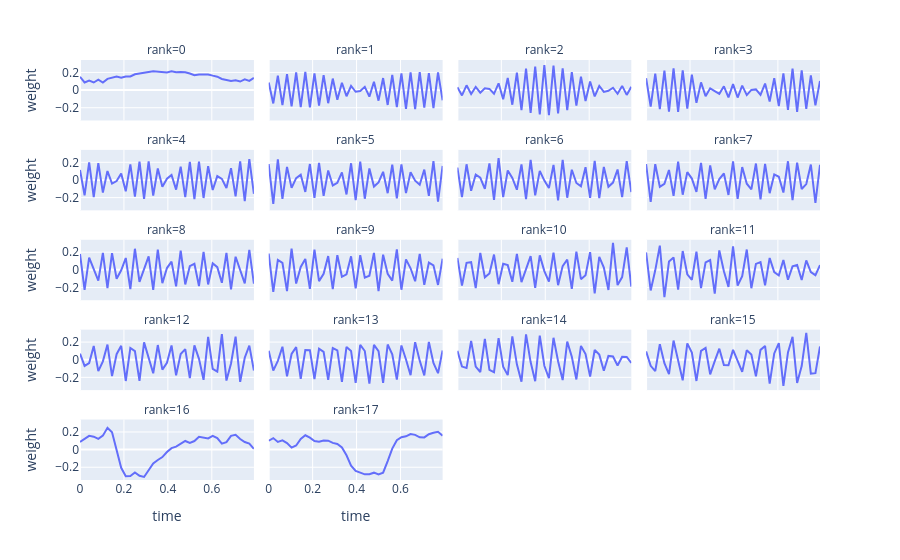

Source (notebook cell):
### Code cell
from mne.viz import plot_topomap
from plotly.tools import mpl_to_plotly

# TODO spatial weights
df = pd.DataFrame(tl.to_numpy(hoda.weights_[1]))
df['time'] = epochs.times
df = df.melt(id_vars=['time'], var_name='rank', value_name='weight')
px.line(df, x='time', y='weight', facet_col='rank', facet_col_wrap=4)

### Figure 1 — Plotly figure (JSON) as saved in the notebook; plotly's stock layout.template omitted (floating-point values rounded to 4 significant figures)
{"data": [{"hovertemplate": "rank=0<br>time=%{x}<br>weight=%{y}<extra></extra>", "legendgroup": "", "line": {"color": "#636efa", "dash": "solid"}, "marker": {"symbol": "circle"}, "mode": "lines", "name": "", "orientation": "v", "showlegend": false, "type": "scatter", "x": [0, 0.02083, 0.04167, 0.0625, 0.08333, 0.1042, 0.125, 0.1458, 0.1667, 0.1875, 0.2083, 0.2292, 0.25, 0.2708, 0.2917, 0.3125, 0.3333, 0.3542, 0.375, 0.3958, 0.4167, 0.4375, 0.4583, 0.4792, 0.5, 0.5208, 0.5417, 0.5625, 0.5833, 0.6042, 0.625, 0.6458, 0.6667, 0.6875, 0.7083, 0.7292, 0.75, 0.7708, 0.7917], "xaxis": "x17", "y": [0.1508, 0.0869, 0.108, 0.086, 0.1174, 0.08586, 0.1271, 0.1365, 0.1525, 0.1403, 0.1538, 0.1546, 0.1795, 0.1877, 0.1931, 0.205, 0.214, 0.2075, 0.2042, 0.2007, 0.2143, 0.2034, 0.2054, 0.2026, 0.1878, 0.1695, 0.1778, 0.1795, 0.1773, 0.1637, 0.1523, 0.1262, 0.1165, 0.1021, 0.1119, 0.09699, 0.1217, 0.1042, 0.1388], "yaxis": "y17"}, {"hovertemplate": "rank=1<br>time=%{x}<br>weight=%{y}<extra></extra>", "legendgroup": "", "line": {"color": "#636efa", "dash": "solid"}, "marker": {"symbol": "circle"}, "mode": "lines", "name": "", "orientation": "v", "showlegend": false, "type": "scatter", "x": [0, 0.02083, 0.04167, 0.0625, 0.08333, 0.1042, 0.125, 0.1458, 0.1667, 0.1875, 0.2083, 0.2292, 0.25, 0.2708, 0.2917, 0.3125, 0.3333, 0.3542, 0.375, 0.3958, 0.4167, 0.4375, 0.4583, 0.4792, 0.5, 0.5208, 0.5417, 0.5625, 0.5833, 0.6042, 0.625, 0.6458, 0.6667, 0.6875, 0.7083, 0.7292, 0.75, 0.7708, 0.7917], "xaxis": "x18", "y": [0.08585, -0.1512, 0.1645, -0.1712, 0.1816, -0.1846, 0.1995, -0.1943, 0.2059, -0.1947, 0.1901, -0.1746, 0.1704, -0.1487, 0.1304, -0.1103, 0.08264, -0.07025, 0.04647, -0.01894, -0.01073, 0.03639, -0.07384, 0.09447, -0.1198, 0.1363, -0.1686, 0.1721, -0.1934, 0.1907, -0.2117, 0.2017, -0.2164, 0.2042, -0.2001, 0.1922, -0.2051, 0.2004, -0.1163], "yaxis": "y18"}, {"hovertemplate": "rank=2<br>time=%{x}<br>weight=%{y}<extra></extra>", "legendgroup": "", "line": {"color": "#636efa", "dash": "solid"}, "marker": {"symbol": "circle"}, "mode": "lines", "name": "", "orientation": "v", "showlegend": false, "type": "scatter", "x": [0, 0.02083, 0.04167, 0.0625, 0.08333, 0.1042, 0.125, 0.1458, 0.1667, 0.1875, 0.2083, 0.2292, 0.25, 0.2708, 0.2917, 0.3125, 0.3333, 0.3542, 0.375, 0.3958, 0.4167, 0.4375, 0.4583, 0.4792, 0.5, 0.5208, 0.5417, 0.5625, 0.5833, 0.6042, 0.625, 0.6458, 0.6667, 0.6875, 0.7083, 0.7292, 0.75, 0.7708, 0.7917], "xaxis": "x19", "y": [0.03313, -0.06093, 0.05383, -0.04409, 0.03576, -0.02936, 0.01997, 0.01327, -0.04206, 0.07659, -0.103, 0.1371, -0.1659, 0.1975, -0.2284, 0.2448, -0.2589, 0.2675, -0.2762, 0.2834, -0.2856, 0.2767, -0.2642, 0.2465, -0.226, 0.2036, -0.1761, 0.1516, -0.123, 0.09738, -0.07214, 0.04638, -0.02048, -0.007496, 0.0264, -0.04197, 0.04751, -0.05474, 0.03663], "yaxis": "y19"}, {"hovertemplate": "rank=3<br>time=%{x}<br>weight=%{y}<extra></extra>", "legendgroup": "", "line": {"color": "#636efa", "dash": "solid"}, "marker": {"symbol": "circle"}, "mode": "lines", "name": "", "orientation": "v", "showlegend": false, "type": "scatter", "x": [0, 0.02083, 0.04167, 0.0625, 0.08333, 0.1042, 0.125, 0.1458, 0.1667, 0.1875, 0.2083, 0.2292, 0.25, 0.2708, 0.2917, 0.3125, 0.3333, 0.3542, 0.375, 0.3958, 0.4167, 0.4375, 0.4583, 0.4792, 0.5, 0.5208, 0.5417, 0.5625, 0.5833, 0.6042, 0.625, 0.6458, 0.6667, 0.6875, 0.7083, 0.7292, 0.75, 0.7708, 0.7917], "xaxis": "x20", "y": [0.1342, -0.1878, 0.187, -0.2149, 0.2211, -0.2444, 0.2467, -0.2471, 0.2225, -0.2102, 0.1759, -0.1447, 0.08666, -0.06904, 0.02013, -0.01291, -0.04169, 0.04331, -0.08329, 0.06787, -0.08456, 0.04988, -0.05648, 0.002163, 0.007779, -0.0539, 0.07453, -0.1299, 0.136, -0.1815, 0.1894, -0.225, 0.243, -0.2478, 0.2241, -0.2131, 0.1675, -0.174, 0.1042], "yaxis": "y20"}, {"hovertemplate": "rank=4<br>time=%{x}<br>weight=%{y}<extra></extra>", "legendgroup": "", "line": {"color": "#636efa", "dash": "solid"}, "marker": {"symbol": "circle"}, "mode": "lines", "name": "", "orientation": "v", "showlegend": false, "type": "scatter", "x": [0, 0.02083, 0.04167, 0.0625, 0.08333, 0.1042, 0.125, 0.1458, 0.1667, 0.1875, 0.2083, 0.2292, 0.25, 0.2708, 0.2917, 0.3125, 0.3333, 0.3542, 0.375, 0.3958, 0.4167, 0.4375, 0.4583, 0.4792, 0.5, 0.5208, 0.5417, 0.5625, 0.5833, 0.6042, 0.625, 0.6458, 0.6667, 0.6875, 0.7083, 0.7292, 0.75, 0.7708, 0.7917], "xaxis": "x13", "y": [0.1141, -0.1752, 0.2003, -0.1944, 0.1917, -0.1428, 0.1019, -0.04067, -0.01247, 0.07403, -0.129, 0.176, -0.19, 0.2087, -0.2141, 0.2094, -0.1761, 0.1297, -0.07571, 0.01412, 0.05589, -0.109, 0.1502, -0.1955, 0.204, -0.2184, 0.2078, -0.2044, 0.1569, -0.1133, 0.0442, 0.01229, -0.09068, 0.1342, -0.1869, 0.2101, -0.2396, 0.2363, -0.1575], "yaxis": "y13"}, {"hovertemplate": "rank=5<br>time=%{x}<br>weight=%{y}<extra></extra>", "legendgroup": "", "line": {"color": "#636efa", "dash": "solid"}, "marker": {"symbol": "circle"}, "mode": "lines", "name": "", "orientation": "v", "showlegend": false, "type": "scatter", "x": [0, 0.02083, 0.04167, 0.0625, 0.08333, 0.1042, 0.125, 0.1458, 0.1667, 0.1875, 0.2083, 0.2292, 0.25, 0.2708, 0.2917, 0.3125, 0.3333, 0.3542, 0.375, 0.3958, 0.4167, 0.4375, 0.4583, 0.4792, 0.5, 0.5208, 0.5417, 0.5625, 0.5833, 0.6042, 0.625, 0.6458, 0.6667, 0.6875, 0.7083, 0.7292, 0.75, 0.7708, 0.7917], "xaxis": "x14", "y": [0.1805, -0.2701, 0.234, -0.2142, 0.1477, -0.08956, 0.02058, 0.06004, -0.1359, 0.1808, -0.2043, 0.1946, -0.1803, 0.1074, -0.06236, -0.03169, 0.08533, -0.1644, 0.1893, -0.2298, 0.2079, -0.2127, 0.1297, -0.07511, -0.02827, 0.09267, -0.1498, 0.1727, -0.2075, 0.1764, -0.1494, 0.0876, -0.007865, -0.05397, 0.1181, -0.1809, 0.2141, -0.2446, 0.1591], "yaxis": "y14"}, {"hovertemplate": "rank=6<br>time=%{x}<br>weight=%{y}<extra></extra>", "legendgroup": "", "line": {"color": "#636efa", "dash": "solid"}, "marker": {"symbol": "circle"}, "mode": "lines", "name": "", "orientation": "v", "showlegend": false, "type": "scatter", "x": [0, 0.02083, 0.04167, 0.0625, 0.08333, 0.1042, 0.125, 0.1458, 0.1667, 0.1875, 0.2083, 0.2292, 0.25, 0.2708, 0.2917, 0.3125, 0.3333, 0.3542, 0.375, 0.3958, 0.4167, 0.4375, 0.4583, 0.4792, 0.5, 0.5208, 0.5417, 0.5625, 0.5833, 0.6042, 0.625, 0.6458, 0.6667, 0.6875, 0.7083, 0.7292, 0.75, 0.7708, 0.7917], "xaxis": "x15", "y": [0.1408, -0.1954, 0.1778, -0.1221, 0.06139, 0.02498, -0.1006, 0.1879, -0.2267, 0.2471, -0.1945, 0.1076, 0.02218, -0.1108, 0.1764, -0.2179, 0.2282, -0.1738, 0.1026, -0.007416, -0.09194, 0.1716, -0.2303, 0.2289, -0.2014, 0.116, -0.03431, -0.07114, 0.1444, -0.2036, 0.2154, -0.2056, 0.1469, -0.07695, -0.02977, 0.1184, -0.1949, 0.2137, -0.138], "yaxis": "y15"}, {"hovertemplate": "rank=7<br>time=%{x}<br>weight=%{y}<extra></extra>", "legendgroup": "", "line": {"color": "#636efa", "dash": "solid"}, "marker": {"symbol": "circle"}, "mode": "lines", "name": "", "orientation": "v", "showlegend": false, "type": "scatter", "x": [0, 0.02083, 0.04167, 0.0625, 0.08333, 0.1042, 0.125, 0.1458, 0.1667, 0.1875, 0.2083, 0.2292, 0.25, 0.2708, 0.2917, 0.3125, 0.3333, 0.3542, 0.375, 0.3958, 0.4167, 0.4375, 0.4583, 0.4792, 0.5, 0.5208, 0.5417, 0.5625, 0.5833, 0.6042, 0.625, 0.6458, 0.6667, 0.6875, 0.7083, 0.7292, 0.75, 0.7708, 0.7917], "xaxis": "x16", "y": [0.1801, -0.2489, 0.1789, -0.0789, -0.04326, 0.1133, -0.1802, 0.2067, -0.1672, 0.0884, 0.01574, -0.1356, 0.1944, -0.2147, 0.1638, -0.1064, 0.01073, 0.07333, -0.1696, 0.2116, -0.2155, 0.1467, -0.0427, -0.1074, 0.1864, -0.2209, 0.1813, -0.1503, 0.06311, 0.0363, -0.1421, 0.2121, -0.2274, 0.1961, -0.1023, -0.04675, 0.1753, -0.2608, 0.1722], "yaxis": "y16"}, {"hovertemplate": "rank=8<br>time=%{x}<br>weight=%{y}<extra></extra>", "legendgroup": "", "line": {"color": "#636efa", "dash": "solid"}, "marker": {"symbol": "circle"}, "mode": "lines", "name": "", "orientation": "v", "showlegend": false, "type": "scatter", "x": [0, 0.02083, 0.04167, 0.0625, 0.08333, 0.1042, 0.125, 0.1458, 0.1667, 0.1875, 0.2083, 0.2292, 0.25, 0.2708, 0.2917, 0.3125, 0.3333, 0.3542, 0.375, 0.3958, 0.4167, 0.4375, 0.4583, 0.4792, 0.5, 0.5208, 0.5417, 0.5625, 0.5833, 0.6042, 0.625, 0.6458, 0.6667, 0.6875, 0.7083, 0.7292, 0.75, 0.7708, 0.7917], "xaxis": "x9", "y": [0.1796, -0.2262, 0.1395, 0.004616, -0.1225, 0.1925, -0.2066, 0.1896, -0.1004, -0.004559, 0.1343, -0.2196, 0.239, -0.1366, 0.0002944, 0.1522, -0.228, 0.2293, -0.151, 0.02038, 0.09265, -0.187, 0.2184, -0.1654, 0.04086, 0.06943, -0.1832, 0.203, -0.1656, 0.07365, 0.03051, -0.1472, 0.1918, -0.2224, 0.1483, -0.007039, -0.1528, 0.2272, -0.1573], "yaxis": "y9"}, {"hovertemplate": "rank=9<br>time=%{x}<br>weight=%{y}<extra></extra>", "legendgroup": "", "line": {"color": "#636efa", "dash": "solid"}, "marker": {"symbol": "circle"}, "mode": "lines", "name": "", "orientation": "v", "showlegend": false, "type": "scatter", "x": [0, 0.02083, 0.04167, 0.0625, 0.08333, 0.1042, 0.125, 0.1458, 0.1667, 0.1875, 0.2083, 0.2292, 0.25, 0.2708, 0.2917, 0.3125, 0.3333, 0.3542, 0.375, 0.3958, 0.4167, 0.4375, 0.4583, 0.4792, 0.5, 0.5208, 0.5417, 0.5625, 0.5833, 0.6042, 0.625, 0.6458, 0.6667, 0.6875, 0.7083, 0.7292, 0.75, 0.7708, 0.7917], "xaxis": "x10", "y": [0.1853, -0.2506, 0.112, 0.0792, -0.2416, 0.2397, -0.1559, 0.03233, 0.123, -0.2166, 0.2304, -0.1282, -0.04474, 0.1557, -0.2186, 0.1673, -0.07922, -0.05099, 0.1533, -0.2108, 0.1667, -0.08742, -0.06702, 0.1916, -0.2419, 0.1713, -0.044, -0.1218, 0.2309, -0.2255, 0.1186, 0.01759, -0.1295, 0.1794, -0.1703, 0.08245, 0.05091, -0.1709, 0.1267], "yaxis": "y10"}, {"hovertemplate": "rank=10<br>time=%{x}<br>weight=%{y}<extra></extra>", "legendgroup": "", "line": {"color": "#636efa", "dash": "solid"}, "marker": {"symbol": "circle"}, "mode": "lines", "name": "", "orientation": "v", "showlegend": false, "type": "scatter", "x": [0, 0.02083, 0.04167, 0.0625, 0.08333, 0.1042, 0.125, 0.1458, 0.1667, 0.1875, 0.2083, 0.2292, 0.25, 0.2708, 0.2917, 0.3125, 0.3333, 0.3542, 0.375, 0.3958, 0.4167, 0.4375, 0.4583, 0.4792, 0.5, 0.5208, 0.5417, 0.5625, 0.5833, 0.6042, 0.625, 0.6458, 0.6667, 0.6875, 0.7083, 0.7292, 0.75, 0.7708, 0.7917], "xaxis": "x11", "y": [0.1359, -0.1781, 0.07962, 0.08684, -0.2065, 0.1911, -0.08515, -0.04088, 0.1733, -0.1627, 0.06858, 0.05311, -0.1357, 0.1802, -0.1386, 0.01002, 0.1552, -0.2038, 0.1641, -0.01441, -0.1345, 0.1957, -0.1735, 0.04209, 0.1169, -0.2158, 0.2057, -0.1059, -0.05989, 0.2009, -0.2658, 0.146, 0.02488, -0.2276, 0.3068, -0.1723, -0.08185, 0.2535, -0.1891], "yaxis": "y11"}, {"hovertemplate": "rank=11<br>time=%{x}<br>weight=%{y}<extra></extra>", "legendgroup": "", "line": {"color": "#636efa", "dash": "solid"}, "marker": {"symbol": "circle"}, "mode": "lines", "name": "", "orientation": "v", "showlegend": false, "type": "scatter", "x": [0, 0.02083, 0.04167, 0.0625, 0.08333, 0.1042, 0.125, 0.1458, 0.1667, 0.1875, 0.2083, 0.2292, 0.25, 0.2708, 0.2917, 0.3125, 0.3333, 0.3542, 0.375, 0.3958, 0.4167, 0.4375, 0.4583, 0.4792, 0.5, 0.5208, 0.5417, 0.5625, 0.5833, 0.6042, 0.625, 0.6458, 0.6667, 0.6875, 0.7083, 0.7292, 0.75, 0.7708, 0.7917], "xaxis": "x12", "y": [0.1978, -0.2341, -0.005283, 0.2744, -0.3103, 0.09343, 0.1403, -0.2233, 0.2136, -0.05017, -0.1135, 0.2051, -0.2063, 0.08452, 0.1109, -0.27, 0.2197, -0.01684, -0.1933, 0.2664, -0.1779, -0.07245, 0.2306, -0.2086, 0.06768, 0.08768, -0.1766, 0.1347, -0.02571, -0.06345, 0.1112, -0.1118, 0.03959, 0.05563, -0.115, 0.1073, -0.02576, -0.06031, 0.05382], "yaxis": "y12"}, {"hovertemplate": "rank=12<br>time=%{x}<br>weight=%{y}<extra></extra>", "legendgroup": "", "line": {"color": "#636efa", "dash": "solid"}, "marker": {"symbol": "circle"}, "mode": "lines", "name": "", "orientation": "v", "showlegend": false, "type": "scatter", "x": [0, 0.02083, 0.04167, 0.0625, 0.08333, 0.1042, 0.125, 0.1458, 0.1667, 0.1875, 0.2083, 0.2292, 0.25, 0.2708, 0.2917, 0.3125, 0.3333, 0.3542, 0.375, 0.3958, 0.4167, 0.4375, 0.4583, 0.4792, 0.5, 0.5208, 0.5417, 0.5625, 0.5833, 0.6042, 0.625, 0.6458, 0.6667, 0.6875, 0.7083, 0.7292, 0.75, 0.7708, 0.7917], "xaxis": "x5", "y": [0.06854, -0.0699, -0.03777, 0.156, -0.1296, -0.01809, 0.1721, -0.1862, 0.06244, 0.1577, -0.2411, 0.1329, 0.09793, -0.2388, 0.1969, 0.01254, -0.1533, 0.1663, -0.1122, -0.0352, 0.1612, -0.176, 0.06508, 0.1199, -0.2078, 0.1634, 0.01006, -0.2272, 0.2601, -0.1042, -0.1349, 0.291, -0.2367, -0.04302, 0.2609, -0.2505, 0.02259, 0.159, -0.123], "yaxis": "y5"}, {"hovertemplate": "rank=13<br>time=%{x}<br>weight=%{y}<extra></extra>", "legendgroup": "", "line": {"color": "#636efa", "dash": "solid"}, "marker": {"symbol": "circle"}, "mode": "lines", "name": "", "orientation": "v", "showlegend": false, "type": "scatter", "x": [0, 0.02083, 0.04167, 0.0625, 0.08333, 0.1042, 0.125, 0.1458, 0.1667, 0.1875, 0.2083, 0.2292, 0.25, 0.2708, 0.2917, 0.3125, 0.3333, 0.3542, 0.375, 0.3958, 0.4167, 0.4375, 0.4583, 0.4792, 0.5, 0.5208, 0.5417, 0.5625, 0.5833, 0.6042, 0.625, 0.6458, 0.6667, 0.6875, 0.7083, 0.7292, 0.75, 0.7708, 0.7917], "xaxis": "x6", "y": [0.1014, -0.1233, -0.01228, 0.1474, -0.1885, 0.0656, 0.1422, -0.2169, 0.1101, 0.1081, -0.2182, 0.1245, 0.08821, -0.2291, 0.1315, 0.1056, -0.2517, 0.1445, 0.09969, -0.262, 0.1688, 0.09863, -0.2704, 0.1679, 0.09737, -0.2626, 0.1723, 0.06151, -0.2256, 0.1614, 0.002096, -0.175, 0.1995, -0.01063, -0.178, 0.2016, -0.03692, -0.1528, 0.105], "yaxis": "y6"}, {"hovertemplate": "rank=14<br>time=%{x}<br>weight=%{y}<extra></extra>", "legendgroup": "", "line": {"color": "#636efa", "dash": "solid"}, "marker": {"symbol": "circle"}, "mode": "lines", "name": "", "orientation": "v", "showlegend": false, "type": "scatter", "x": [0, 0.02083, 0.04167, 0.0625, 0.08333, 0.1042, 0.125, 0.1458, 0.1667, 0.1875, 0.2083, 0.2292, 0.25, 0.2708, 0.2917, 0.3125, 0.3333, 0.3542, 0.375, 0.3958, 0.4167, 0.4375, 0.4583, 0.4792, 0.5, 0.5208, 0.5417, 0.5625, 0.5833, 0.6042, 0.625, 0.6458, 0.6667, 0.6875, 0.7083, 0.7292, 0.75, 0.7708, 0.7917], "xaxis": "x7", "y": [0.1014, -0.07771, -0.09436, 0.2143, -0.07823, -0.1392, 0.2365, -0.1159, -0.1413, 0.2458, -0.0793, -0.1746, 0.2653, -0.05215, -0.2491, 0.2871, -0.02666, -0.2436, 0.2731, -0.06838, -0.2101, 0.2491, -0.01792, -0.2303, 0.205, 0.03456, -0.2239, 0.1558, 0.06499, -0.1919, 0.1098, 0.05778, -0.1243, 0.04282, 0.03663, -0.06505, 0.03341, 0.0319, -0.03643], "yaxis": "y7"}, {"hovertemplate": "rank=15<br>time=%{x}<br>weight=%{y}<extra></extra>", "legendgroup": "", "line": {"color": "#636efa", "dash": "solid"}, "marker": {"symbol": "circle"}, "mode": "lines", "name": "", "orientation": "v", "showlegend": false, "type": "scatter", "x": [0, 0.02083, 0.04167, 0.0625, 0.08333, 0.1042, 0.125, 0.1458, 0.1667, 0.1875, 0.2083, 0.2292, 0.25, 0.2708, 0.2917, 0.3125, 0.3333, 0.3542, 0.375, 0.3958, 0.4167, 0.4375, 0.4583, 0.4792, 0.5, 0.5208, 0.5417, 0.5625, 0.5833, 0.6042, 0.625, 0.6458, 0.6667, 0.6875, 0.7083, 0.7292, 0.75, 0.7708, 0.7917], "xaxis": "x8", "y": [0.09445, -0.06954, -0.1299, 0.1756, -0.03959, -0.1623, 0.2171, -0.001664, -0.2338, 0.185, 0.08093, -0.2408, 0.1004, 0.1332, -0.1662, -0.01512, 0.1248, -0.0595, -0.06334, 0.1113, -0.0144, -0.1376, 0.1065, 0.05944, -0.1875, 0.1114, 0.1557, -0.2707, 0.0716, 0.1882, -0.2969, 0.08291, 0.2597, -0.2635, -0.07239, 0.3033, -0.1567, -0.1523, 0.1494], "yaxis": "y8"}, {"hovertemplate": "rank=16<br>time=%{x}<br>weight=%{y}<extra></extra>", "legendgroup": "", "line": {"color": "#636efa", "dash": "solid"}, "marker": {"symbol": "circle"}, "mode": "lines", "name": "", "orientation": "v", "showlegend": false, "type": "scatter", "x": [0, 0.02083, 0.04167, 0.0625, 0.08333, 0.1042, 0.125, 0.1458, 0.1667, 0.1875, 0.2083, 0.2292, 0.25, 0.2708, 0.2917, 0.3125, 0.3333, 0.3542, 0.375, 0.3958, 0.4167, 0.4375, 0.4583, 0.4792, 0.5, 0.5208, 0.5417, 0.5625, 0.5833, 0.6042, 0.625, 0.6458, 0.6667, 0.6875, 0.7083, 0.7292, 0.75, 0.7708, 0.7917], "xaxis": "x", "y": [0.08612, 0.1203, 0.156, 0.1467, 0.121, 0.1583, 0.247, 0.1953, -0.01614, -0.2063, -0.3014, -0.2986, -0.2587, -0.2963, -0.3098, -0.235, -0.1575, -0.1179, -0.085, -0.02696, 0.0168, 0.0336, 0.06937, 0.09795, 0.07674, 0.09703, 0.1448, 0.132, 0.1267, 0.1562, 0.13, 0.0672, 0.08494, 0.156, 0.168, 0.1204, 0.08593, 0.069, 0.00749], "yaxis": "y"}, {"hovertemplate": "rank=17<br>time=%{x}<br>weight=%{y}<extra></extra>", "legendgroup": "", "line": {"color": "#636efa", "dash": "solid"}, "marker": {"symbol": "circle"}, "mode": "lines", "name": "", "orientation": "v", "showlegend": false, "type": "scatter", "x": [0, 0.02083, 0.04167, 0.0625, 0.08333, 0.1042, 0.125, 0.1458, 0.1667, 0.1875, 0.2083, 0.2292, 0.25, 0.2708, 0.2917, 0.3125, 0.3333, 0.3542, 0.375, 0.3958, 0.4167, 0.4375, 0.4583, 0.4792, 0.5, 0.5208, 0.5417, 0.5625, 0.5833, 0.6042, 0.625, 0.6458, 0.6667, 0.6875, 0.7083, 0.7292, 0.75, 0.7708, 0.7917], "xaxis": "x2", "y": [0.1003, 0.1304, 0.08735, 0.1047, 0.07397, 0.02214, 0.04667, 0.1211, 0.1621, 0.1352, 0.09697, 0.08927, 0.104, 0.1012, 0.07606, 0.06455, 0.02467, -0.0645, -0.1819, -0.242, -0.2605, -0.2804, -0.279, -0.2615, -0.2825, -0.2616, -0.1299, 0.01196, 0.1059, 0.1403, 0.1506, 0.1765, 0.1672, 0.1387, 0.1383, 0.1743, 0.1917, 0.2023, 0.1586], "yaxis": "y2"}], "layout": {"annotations": [{"font": {}, "showarrow": false, "text": "rank=16", "x": 0.1175, "xanchor": "center", "xref": "paper", "y": 0.144, "yanchor": "bottom", "yref": "paper"}, {"font": {}, "showarrow": false, "text": "rank=17", "x": 0.3725, "xanchor": "center", "xref": "paper", "y": 0.144, "yanchor": "bottom", "yref": "paper"}, {"font": {}, "showarrow": false, "text": "rank=12", "x": 0.1175, "xanchor": "center", "xref": "paper", "y": 0.358, "yanchor": "bottom", "yref": "paper"}, {"font": {}, "showarrow": false, "text": "rank=13", "x": 0.3725, "xanchor": "center", "xref": "paper", "y": 0.358, "yanchor": "bottom", "yref": "paper"}, {"font": {}, "showarrow": false, "text": "rank=14", "x": 0.6275, "xanchor": "center", "xref": "paper", "y": 0.358, "yanchor": "bottom", "yref": "paper"}, {"font": {}, "showarrow": false, "text": "rank=15", "x": 0.8825, "xanchor": "center", "xref": "paper", "y": 0.358, "yanchor": "bottom", "yref": "paper"}, {"font": {}, "showarrow": false, "text": "rank=8", "x": 0.1175, "xanchor": "center", "xref": "paper", "y": 0.572, "yanchor": "bottom", "yref": "paper"}, {"font": {}, "showarrow": false, "text": "rank=9", "x": 0.3725, "xanchor": "center", "xref": "paper", "y": 0.572, "yanchor": "bottom", "yref": "paper"}, {"font": {}, "showarrow": false, "text": "rank=10", "x": 0.6275, "xanchor": "center", "xref": "paper", "y": 0.572, "yanchor": "bottom", "yref": "paper"}, {"font": {}, "showarrow": false, "text": "rank=11", "x": 0.8825, "xanchor": "center", "xref": "paper", "y": 0.572, "yanchor": "bottom", "yref": "paper"}, {"font": {}, "showarrow": false, "text": "rank=4", "x": 0.1175, "xanchor": "center", "xref": "paper", "y": 0.786, "yanchor": "bottom", "yref": "paper"}, {"font": {}, "showarrow": false, "text": "rank=5", "x": 0.3725, "xanchor": "center", "xref": "paper", "y": 0.786, "yanchor": "bottom", "yref": "paper"}, {"font": {}, "showarrow": false, "text": "rank=6", "x": 0.6275, "xanchor": "center", "xref": "paper", "y": 0.786, "yanchor": "bottom", "yref": "paper"}, {"font": {}, "showarrow": false, "text": "rank=7", "x": 0.8825, "xanchor": "center", "xref": "paper", "y": 0.786, "yanchor": "bottom", "yref": "paper"}, {"font": {}, "showarrow": false, "text": "rank=0", "x": 0.1175, "xanchor": "center", "xref": "paper", "y": 1, "yanchor": "bottom", "yref": "paper"}, {"font": {}, "showarrow": false, "text": "rank=1", "x": 0.3725, "xanchor": "center", "xref": "paper", "y": 1, "yanchor": "bottom", "yref": "paper"}, {"font": {}, "showarrow": false, "text": "rank=2", "x": 0.6275, "xanchor": "center", "xref": "paper", "y": 1, "yanchor": "bottom", "yref": "paper"}, {"font": {}, "showarrow": false, "text": "rank=3", "x": 0.8825, "xanchor": "center", "xref": "paper", "y": 1, "yanchor": "bottom", "yref": "paper"}], "legend": {"tracegroupgap": 0}, "margin": {"t": 60}, "xaxis": {"anchor": "y", "domain": [0, 0.235], "title": {"text": "time"}}, "xaxis10": {"anchor": "y10", "domain": [0.255, 0.49], "matches": "x", "showticklabels": false}, "xaxis11": {"anchor": "y11", "domain": [0.51, 0.745], "matches": "x", "showticklabels": false}, "xaxis12": {"anchor": "y12", "domain": [0.765, 1.0], "matches": "x", "showticklabels": false}, "xaxis13": {"anchor": "y13", "domain": [0, 0.235], "matches": "x", "showticklabels": false}, "xaxis14": {"anchor": "y14", "domain": [0.255, 0.49], "matches": "x", "showticklabels": false}, "xaxis15": {"anchor": "y15", "domain": [0.51, 0.745], "matches": "x", "showticklabels": false}, "xaxis16": {"anchor": "y16", "domain": [0.765, 1.0], "matches": "x", "showticklabels": false}, "xaxis17": {"anchor": "y17", "domain": [0, 0.235], "matches": "x", "showticklabels": false}, "xaxis18": {"anchor": "y18", "domain": [0.255, 0.49], "matches": "x", "showticklabels": false}, "xaxis19": {"anchor": "y19", "domain": [0.51, 0.745], "matches": "x", "showticklabels": false}, "xaxis2": {"anchor": "y2", "domain": [0.255, 0.49], "matches": "x", "title": {"text": "time"}}, "xaxis20": {"anchor": "y20", "domain": [0.765, 1.0], "matches": "x", "showticklabels": false}, "xaxis3": {"anchor": "y3", "domain": [0.51, 0.745], "matches": "x", "title": {"text": "time"}}, "xaxis4": {"anchor": "y4", "domain": [0.765, 1.0], "matches": "x", "title": {"text": "time"}}, "xaxis5": {"anchor": "y5", "domain": [0, 0.235], "matches": "x", "showticklabels": false}, "xaxis6": {"anchor": "y6", "domain": [0.255, 0.49], "matches": "x", "showticklabels": false}, "xaxis7": {"anchor": "y7", "domain": [0.51, 0.745], "matches": "x", "showticklabels": false}, "xaxis8": {"anchor": "y8", "domain": [0.765, 1.0], "matches": "x", "showticklabels": false}, "xaxis9": {"anchor": "y9", "domain": [0, 0.235], "matches": "x", "showticklabels": false}, "yaxis": {"anchor": "x", "domain": [0, 0.144], "title": {"text": "weight"}}, "yaxis10": {"anchor": "x10", "domain": [0.428, 0.572], "matches": "y", "showticklabels": false}, "yaxis11": {"anchor": "x11", "domain": [0.428, 0.572], "matches": "y", "showticklabels": false}, "yaxis12": {"anchor": "x12", "domain": [0.428, 0.572], "matches": "y", "showticklabels": false}, "yaxis13": {"anchor": "x13", "domain": [0.642, 0.786], "matches": "y", "title": {"text": "weight"}}, "yaxis14": {"anchor": "x14", "domain": [0.642, 0.786], "matches": "y", "showticklabels": false}, "yaxis15": {"anchor": "x15", "domain": [0.642, 0.786], "matches": "y", "showticklabels": false}, "yaxis16": {"anchor": "x16", "domain": [0.642, 0.786], "matches": "y", "showticklabels": false}, "yaxis17": {"anchor": "x17", "domain": [0.856, 1], "matches": "y", "title": {"text": "weight"}}, "yaxis18": {"anchor": "x18", "domain": [0.856, 1], "matches": "y", "showticklabels": false}, "yaxis19": {"anchor": "x19", "domain": [0.856, 1], "matches": "y", "showticklabels": false}, "yaxis2": {"anchor": "x2", "domain": [0, 0.144], "matches": "y", "showticklabels": false}, "yaxis20": {"anchor": "x20", "domain": [0.856, 1], "matches": "y", "showticklabels": false}, "yaxis3": {"anchor": "x3", "domain": [0, 0.144], "matches": "y", "showticklabels": false}, "yaxis4": {"anchor": "x4", "domain": [0, 0.144], "matches": "y", "showticklabels": false}, "yaxis5": {"anchor": "x5", "domain": [0.214, 0.358], "matches": "y", "title": {"text": "weight"}}, "yaxis6": {"anchor": "x6", "domain": [0.214, 0.358], "matches": "y", "showticklabels": false}, "yaxis7": {"anchor": "x7", "domain": [0.214, 0.358], "matches": "y", "showticklabels": false}, "yaxis8": {"anchor": "x8", "domain": [0.214, 0.358], "matches": "y", "showticklabels": false}, "yaxis9": {"anchor": "x9", "domain": [0.428, 0.572], "matches": "y", "title": {"text": "weight"}}}}
